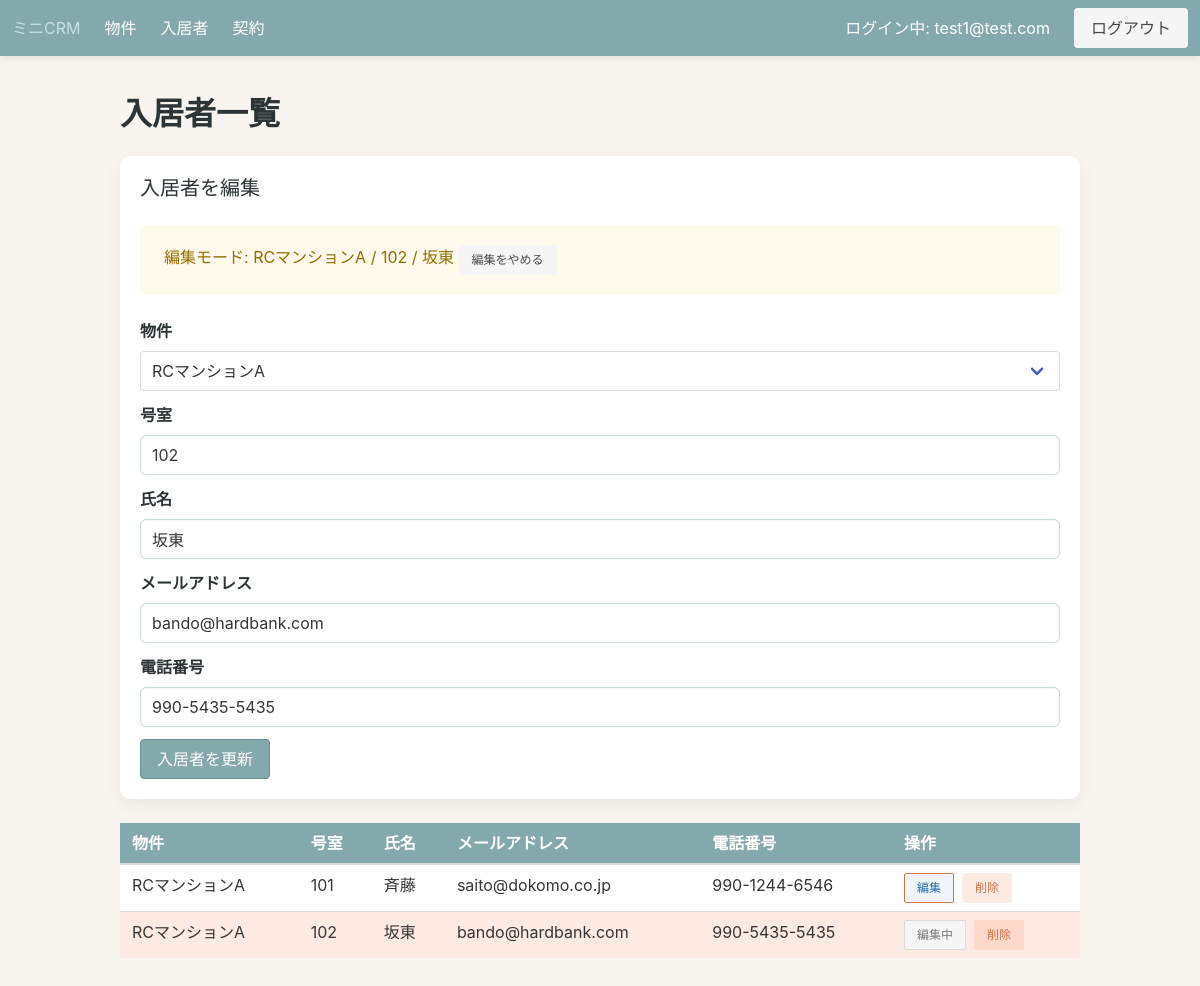
The app's page /tenants?property_id=3&tenant_id=6 (signed in) with its own data.
### app/models.py (models this page shows, shortened)
class TimestampMixin:
    created_at = db.Column(db.DateTime, server_default=db.func.now())
    updated_at = db.Column(
        db.DateTime,
        server_default=db.func.now(),
        onupdate=db.func.now(),
    )

class User(UserMixin, TimestampMixin, db.Model):
    id = db.Column(db.Integer, primary_key=True)
    email = db.Column(db.String(255), unique=True, nullable=False, index=True)
    password_hash = db.Column(db.String(255), nullable=False)
    role = db.Column(db.String(50), default="member", nullable=False)

class Property(TimestampMixin, db.Model):
    id = db.Column(db.Integer, primary_key=True)
    name = db.Column(db.String(120), nullable=False)
    address = db.Column(db.String(255), nullable=False)
    note = db.Column(db.Text, nullable=True)
    leases = db.relationship("Lease", back_populates="property", cascade="all, delete-orphan")
    tenants = db.relationship("Tenant", back_populates="property", cascade="all, delete-orphan")

class Tenant(TimestampMixin, db.Model):
    id = db.Column(db.Integer, primary_key=True)
    name = db.Column(db.String(120), nullable=False)
    email = db.Column(db.String(255), nullable=False)
    phone = db.Column(db.String(50), nullable=True)
    property_id = db.Column(db.Integer, db.ForeignKey("property.id"), nullable=True)
    unit_number = db.Column(db.String(50), nullable=True)
    leases = db.relationship("Lease", back_populates="tenant", cascade="all, delete-orphan")
    property = db.relationship("Property", back_populates="tenants")

### app/blueprints/core/routes.py (the view, shortened to what this page needs)
@core_bp.route("/tenants", methods=["GET", "POST"])
@login_required
def tenants():
    form = TenantForm()
    properties = Property.query.order_by(Property.name).all()
    property_choices = [(prop.id, prop.name) for prop in properties]
    form.property_id.choices = property_choices
    if not properties:
        flash("先に物件を登録してください。", "warning")
    property_ids = [choice[0] for choice in property_choices]
    selected_property_id = form.property_id.data if form.property_id.data in property_ids else None
    if selected_property_id is None:
        selected_property_id = request.args.get("property_id", type=int)
        if property_ids:
            if selected_property_id not in property_ids:
                selected_property_id = property_ids[0]
        else:
            selected_property_id = None
    edit_tenant_id = request.args.get("tenant_id", type=int)
    if edit_tenant_id is None:
        tenant_id_raw = (form.tenant_id.data or "").strip()
        if tenant_id_raw.isdigit():
            edit_tenant_id = int(tenant_id_raw)
    editing_tenant = None
    if edit_tenant_id:
        editing_tenant = Tenant.query.get(edit_tenant_id)
        if editing_tenant:
            selected_property_id = editing_tenant.property_id
            form.tenant_id.data = str(edit_tenant_id)
            if request.method == "GET":
                form.property_id.data = editing_tenant.property_id
                form.unit_number.data = editing_tenant.unit_number or ""
                form.name.data = editing_tenant.name
                form.email.data = editing_tenant.email or ""
                form.phone.data = editing_tenant.phone or ""
        else:
            form.tenant_id.data = ""
    form.submit.label.text = "入居者を更新" if editing_tenant else "入居者を保存"
    if request.method == "GET" and selected_property_id is not None:
        form.property_id.data = selected_property_id
    tenants_query = (
        Tenant.query.options(joinedload(Tenant.property))
        .outerjoin(Property)
        .order_by(Property.name.asc(), Tenant.unit_number.asc(), Tenant.name.asc())
    )
    if selected_property_id is not None:
        tenants_query = tenants_query.filter(Tenant.property_id == selected_property_id)
    tenants_list = tenants_query.all()
    delete_forms = {}
    for tenant in tenants_list:
        delete_instance = DeleteTenantForm()
        delete_instance.tenant_id.data = tenant.id
        delete_forms[tenant.id] = delete_instance
    return render_template(
        "core/tenants_list.html",
        tenants=tenants_list,
        form=form,
        selected_property_id=selected_property_id,
        delete_forms=delete_forms,
        editing_tenant=editing_tenant,
    )

### app/blueprints/core/forms.py (shortened to what this page needs)
class TenantForm(FlaskForm):
    tenant_id = HiddenField(validators=[Optional()])
    property_id = SelectField("物件", coerce=int, validators=[DataRequired()])
    unit_number = StringField("号室", validators=[DataRequired()])
    name = StringField("氏名", validators=[DataRequired()])
    email = StringField("メールアドレス", validators=[Optional(), Email()])
    phone = StringField("電話番号", validators=[Optional()])
    submit = SubmitField("入居者を保存")

class DeleteTenantForm(FlaskForm):
    tenant_id = HiddenField(validators=[DataRequired()])
    next_url = HiddenField(validators=[Optional()])
    submit = SubmitField("削除")

### app/templates/core/tenants_list.html (shortened to what this page needs)
{% extends "base.html" %}
{% block content %}
  <h1 class="title">入居者一覧</h1>
  {% include "core/tenant_form.html" %}
  <table class="table is-fullwidth is-striped">
    <thead>
      <tr>
        <th>物件</th>
        <th>号室</th>
        <th>氏名</th>
        <th>メールアドレス</th>
        <th>電話番号</th>
        <th>操作</th>
      </tr>
    </thead>
    <tbody>
      {% for tenant in tenants %}
        <tr {% if editing_tenant and tenant.id == editing_tenant.id %}class="has-background-warning-light"{% endif %}>
          <td>{{ tenant.property.name if tenant.property else "-" }}</td>
          <td>{{ tenant.unit_number or "-" }}</td>
          <td>{{ tenant.name }}</td>
          <td>{{ tenant.email }}</td>
          <td>{{ tenant.phone or "-" }}</td>
          <td>
            <div class="buttons are-small">
              {% if editing_tenant and tenant.id == editing_tenant.id %}
                <span class="button is-static is-light">編集中</span>
              {% else %}
                <a
                  class="button is-info is-light"
                  href="{{ url_for('core.tenants', property_id=selected_property_id or tenant.property_id, tenant_id=tenant.id) }}"
                >編集</a>
              {% endif %}
              <form
                method="post"
                action="{{ url_for('core.delete_tenant', tenant_id=tenant.id) }}"
              >
                {{ delete_forms[tenant.id].submit(class="button is-danger is-light") }}
              </form>
            </div>
          </td>
        </tr>
      {% else %}
        <tr>
          <td colspan="6">入居者がまだ登録されていません。</td>
        </tr>
      {% endfor %}
    </tbody>
  </table>
{% endblock %}

### app/templates/base.html (shortened to what this page needs)
<!doctype html>
<html lang="en">
  <head>
    <link
      rel="stylesheet"
      href="https://cdn.jsdelivr.net/npm/bulma@0.9.4/css/bulma.min.css"
    >
    <link rel="stylesheet" href="{{ url_for('static', filename='css/theme.css') }}">
  </head>
  <body>
    <nav class="navbar" role="navigation" aria-label="main navigation">
      <div class="navbar-brand">
        <a class="navbar-item" href="{{ url_for('core.index') }}">ミニCRM</a>
      </div>
      <div class="navbar-menu">
        <div class="navbar-start">
          <a class="navbar-item" href="{{ url_for('core.properties') }}">物件</a>
          <a class="navbar-item" href="{{ url_for('core.tenants') }}">入居者</a>
          <a class="navbar-item" href="{{ url_for('core.leases') }}">契約</a>
        </div>
        <div class="navbar-end">
          {% if current_user.is_authenticated %}
            <div class="navbar-item">ログイン中: {{ current_user.email }}</div>
            <div class="navbar-item">
              <a class="button is-light" href="{{ url_for('auth.logout') }}">ログアウト</a>
            </div>
          {% endif %}
        </div>
      </div>
    </nav>
    <section class="section">
      <div class="container">
        {% block content %}{% endblock %}
      </div>
    </section>
  </body>
</html>

### app/templates/core/tenant_form.html (shortened to what this page needs)
<div class="box">
  <h2 class="subtitle">{{ '入居者を編集' if editing_tenant else '入居者を追加' }}</h2>
  {% if editing_tenant %}
    <div class="notification is-warning is-light">
      編集モード: {{ editing_tenant.property.name if editing_tenant.property else '-' }} / {{ editing_tenant.unit_number or '-' }} / {{ editing_tenant.name }}
      <a class="button is-small is-light" href="{{ url_for('core.tenants', property_id=selected_property_id) }}">編集をやめる</a>
    </div>
  {% endif %}
  <form method="post">
    <div class="field">
      <label class="label">{{ form.property_id.label }}</label>
      <div class="control">
        <div class="select is-fullwidth">
          {{ form.property_id() }}
        </div>
      </div>
    </div>
    <div class="field">
      <label class="label">{{ form.unit_number.label }}</label>
      <div class="control">
        {{ form.unit_number(class="input") }}
      </div>
    </div>
    <div class="field">
      <label class="label">{{ form.name.label }}</label>
      <div class="control">
        {{ form.name(class="input") }}
      </div>
    </div>
    <div class="field">
      <label class="label">{{ form.email.label }}</label>
      <div class="control">
        {{ form.email(class="input") }}
      </div>
    </div>
    <div class="field">
      <label class="label">{{ form.phone.label }}</label>
      <div class="control">
        {{ form.phone(class="input") }}
      </div>
    </div>
    <div class="field">
      <div class="control">
        {{ form.submit(class="button is-primary") }}
      </div>
    </div>
  </form>
</div>

### app/static/css/theme.css (style rules this page uses)
:root { --crm-background: #f8f5f0; --crm-surface: #ffffff; --crm-text: #2d3436; --crm-muted: #6c7a89; --crm-primary: #84a9ac; --crm-primary-dark: #688f93; --crm-accent: #f08a5d; --crm-accent-dark: #d4744b; --crm-highlight: #c4dfe6; }
html, body { background-color: var(--crm-background); color: var(--crm-text); }
.navbar { background-color: var(--crm-primary); box-shadow: 0 2px 8px rgba(0, 0, 0, 0.08); }
.navbar .navbar-item, .navbar .navbar-link { color: var(--crm-surface); }
.notification { background-color: var(--crm-highlight); color: var(--crm-text); }
.box { background-color: var(--crm-surface); border-radius: 10px; box-shadow: 0 6px 18px rgba(0, 0, 0, 0.06); }
.table thead th { background-color: var(--crm-primary); color: var(--crm-surface); }
.table tbody tr:nth-child(even) { background-color: rgba(196, 223, 230, 0.35); }
.button.is-primary { background-color: var(--crm-primary); border-color: var(--crm-primary-dark); color: var(--crm-surface); }
.button.is-info { background-color: var(--crm-accent); border-color: var(--crm-accent-dark); color: var(--crm-surface); }
.button.is-danger.is-light { background-color: rgba(240, 138, 93, 0.18); color: var(--crm-accent-dark); }
.section { padding-top: 2.5rem; }
.title, .subtitle, label.label { color: var(--crm-text); }
input.input, textarea.textarea, select.select select { border-radius: 6px; border-color: rgba(132, 169, 172, 0.4); background: rgba(255, 255, 255, 0.96); }
.has-background-warning-light { background-color: rgba(240, 138, 93, 0.18) !important; }

### records on screen
User: email "test1@test.com"
Property: property "RCマンションA"
Tenant: unit_number "102", name "坂東", property_id "RCマンションA", email "bando@hardbank.com", phone "990-5435-5435", property "RCマンションA", shows "編集中"
Tenant: property "RCマンションA", unit_number "101", name "斉藤", email "saito@dokomo.co.jp", phone "990-1244-6546"

### other values on screen
{{ '入居者を編集' if editing_tenant else '入居者を追加' }} "入居者を編集"
